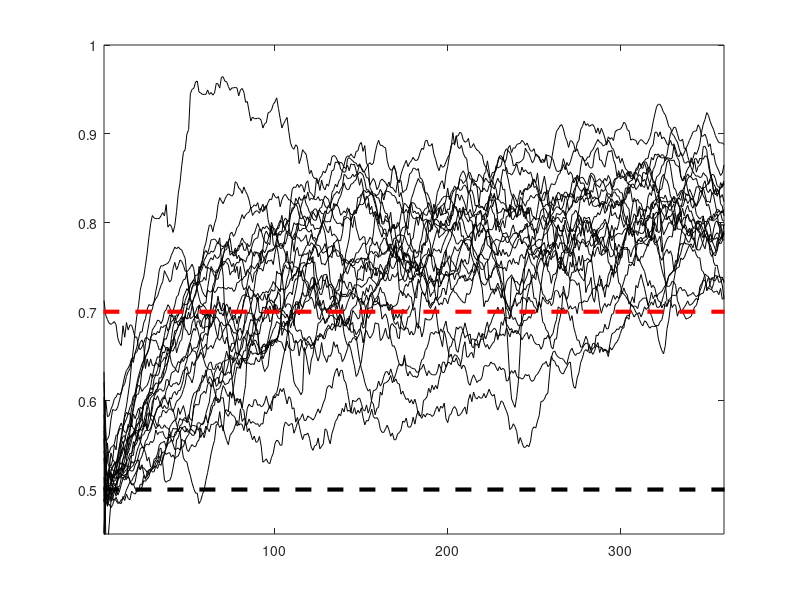

The MATLAB source for this figure:
clear
clc
close all

load data/training_all
%%% (generated by save_training_all.m)

be=(bdirs+bfreqs)/2;


%%% remove final sessions if performanes go below threshold
for i=1:size(be,1)
    ind=find(be(i,1:360)>.7);
    if(isempty(ind))
        be(i,:)=nan;
    else
        be(i,ind(end)+1:end)=nan;
    end
end


figure;
plot(1:360,be(:,1:360),'k')
hold on
plot(xlim,[.5 .5],'k--','LineWidth',3)
plot(xlim,[.7 .7],'r--','LineWidth',3)
xlim([1 360])
ylim([.45 1])

